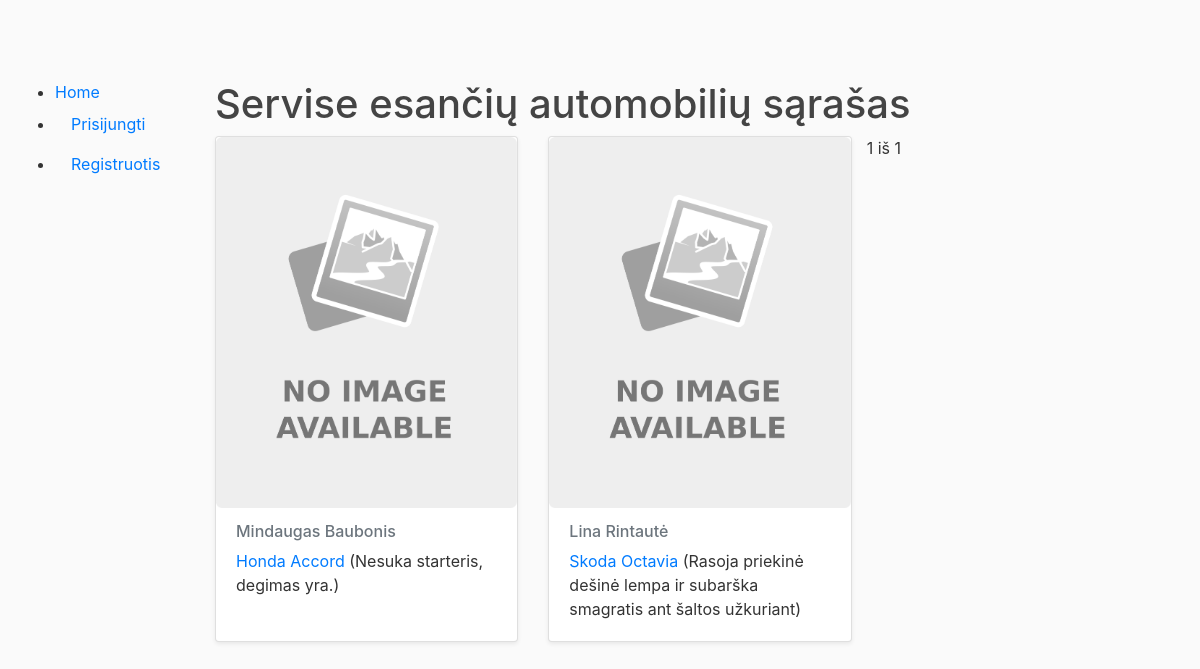
Page /autoservice/cars/ on the committed database.
### autoservice/models.py (models this page shows, shortened)
class CarInfo(models.Model):
    car = models.CharField('Automobilio markė ir modelis', max_length=100)
    car_owner = models.ForeignKey('Owner', on_delete=models.SET_NULL, null=True, blank=True, related_name='cars')
    fuel_type = models.CharField(max_length=8, choices=Types, default='Petrol')
    engine = models.CharField(max_length=4, help_text='Automobilio darbinis turis cm3')
    manufacture_year = models.DateField(auto_now=False, auto_now_add=False)
    plate = models.CharField('Automobilio numeriai', max_length=10)
    vin = models.CharField('Automobilio VIN kodas', max_length=17)
    summary = models.TextField('Automobilio gedimo aprasymas', max_length=1000, help_text='Trumpas gedimu aprasymas')
    mechanic = models.ForeignKey('Mechanic', on_delete=models.SET_NULL, null=True, help_text='Serviso darbuotojas atliekantis darbus')
    car_image = models.ImageField('Car image', upload_to='cars', null=True, blank=True)

class Owner(models.Model):
    name = models.CharField('Automobilio savininko vardas', max_length=20)
    surname = models.CharField('Automobilio savininko pavarde', max_length=20)
    car = models.ForeignKey('CarInfo', on_delete=models.SET_NULL, null=True, blank=True,)
    description = HTMLField()
    def __str__(self):
        return f'{self.name} {self.surname}'

### autoservice/views.py (the view)
# urls.py: path('cars/', views.CarListView.as_view(), name='cars'),
class CarListView(generic.ListView):
    model = CarInfo, CarStatus
    template_name = 'car_list.html'
    context_object_name = 'car_list'
    queryset = CarInfo.objects.all()
    paginate_by = 2
    def get_context_data(self, **kwargs):
        context = super(CarListView, self).get_context_data(**kwargs)
        context['data'] = 'random text'
        return context

### autoservice/templates/car_list.html (shortened to what this page needs)
{% extends "base.html" %}
{% block content %}
    {% load static %}
    <h1>Servise esančių automobilių sąrašas</h1>
    {% if car_list %}
    <div class="row">
        {% for car in car_list %}
        <div class="col-md-4 d-flex align-items-stretch">
            <div class="card mb-4 shadow-sm">
                {% if carinfo.car_image %}
                    <img src="{{ carinfo.car_image.url }}" class="card-img-top" alt="...">
                {% else %}
                    <img src="{% static 'img/no-image.png' %}" class="card-img-top">
                {% endif %}
                <div class="card-body">
                    <h6 class="card-subtitle mb-2 text-muted">{{ car.car_owner }}</h6>
                    <p class="card-text"><a href="{% url 'car-detail' car.id %}">{{ car.car }}</a> ({{ car.summary }})</p>
                </div>
            </div>
        </div>
        {% endfor %}
        <div class="pagination">
                <span class="step-links">
                    <span class="current">
                        {{ page_obj.number }} iš {{ page_obj.paginator.num_pages }}
                    </span>
                </span>
        </div>
        {% else %}
        <p>Servise nėra registruotų automobilių</p>
        {% endif %}
{% endblock %}

### autoservice/templates/base.html (shortened to what this page needs)
<!DOCTYPE html>
<html lang="en">
<head>
        <link rel="stylesheet" href="https://stackpath.bootstrapcdn.com/bootstrap/4.1.3/css/bootstrap.min.css">
        {% load static %}
        <link rel="stylesheet" href="{% static 'css/styles.css' %}">
</head>
<body>
    <div class="container-fluid">
        <div class="row">
            <div class="col-sm-2">
                <ul class="sidebar-nav">
                <li><a href="{% url 'index' %}">Home</a></li>
            {% if user.is_authenticated %}
                    <li class="nav-item"><a class="nav-link" href="{% url 'profilis' %}">
                        <svg class='bi bi-person' width="'1.5em" height="1.5em" viewBox="0 0 16 16" fill="currentColor" xmlns="http://www.w3.org/2000/svg">
                            <path fill-rule="evenodd" d='M13 14s1 0 1-1-1-4-6-4-6 3-6 4 1 1 1 1h10zm-9.995-.944v-.002.002zM3.022 13h9.956a.274.274 0 00.014-.002l.008-.002c-.001-.246-.154-.986-.832-1.664C11.516 10.68 10.289 10 8 10c-2.29 0-3.516.68-4.168 1.332-.678.678-.83 1.418-.832 1.664a1.05 1.05 0 00.022.004zm9.974.056v-.002.002zM8 7a2 2 0 100-4 2 2 0 000 4zm3-2a3 3 0 11-6 0 3 3 0 016 0z' clip-rule="evenodd"/>
                        </svg>
                Esate prisijungęs, kaip: {{ user.get_username }}</a></li>
                <li class="nav-item"><a class="nav-link" href="{% url 'my-owned' %}">Mano automobiliai</a></li>
                <li class="nav-item"><a class="nav-link" href="{% url 'logout' %}?next=/autoservice">Atsijungti</a></li>
                <li class="nav-item"><a class="nav-link" href="{% url 'owners' %}">Owners</a></li>
                <li class="nav-item"><a class="nav-link" href="{% url 'cars' %}">Cars</a></li>
                <li class="nav-item">
                    <form action="{% url 'search' %}" method="get" class="form-inline my-2 my-md-0">
                        <input name="query" class="form-control" type="text" placeholder="Search">
                    </form>
                </li>
            {% else %}
                <li class="nav-item"><a class="nav-link" href="{% url 'login' %}?next={{request.path}}">Prisijungti</a></li>
                <li class="nav-item"><a class="nav-link" href="{% url 'register'%}">Registruotis</a></li>
            {% endif %}
                </ul>
            </div>
        <div class="col-sm-10 ">{% block content %}{% endblock %}</div>
        </div>
    </div>
</body>
</html>

### autoservice/static/css/styles.css (style rules this page uses)
body { background: #fafafa; color: #333333; margin-top: 5rem; }
h1, h2, h3, h4, h5, h6 { color: #444444; }
ul { margin: 0; }

### rows in the picture
CarInfo: car_owner "Mindaugas Baubonis", car "Honda Accord", summary "Nesuka starteris, degimas yra."
CarInfo: car_owner "Lina Rintautė", car "Skoda Octavia", summary "Rasoja priekinė dešinė lempa ir subarška smagratis ant šaltos užkuriant"

### other values in the picture
{{ page_obj.number }} "1"
{{ page_obj.paginator.num_pages }} "1"
